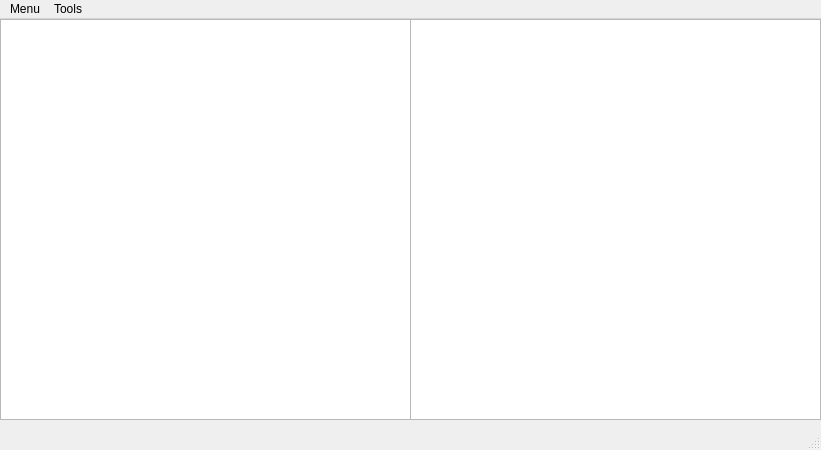
<?xml version="1.0" encoding="UTF-8"?>
<ui version="4.0">
 <class>MainWindow</class>
 <widget class="QMainWindow" name="MainWindow">
  <property name="geometry">
   <rect>
    <x>0</x>
    <y>0</y>
    <width>821</width>
    <height>450</height>
   </rect>
  </property>
  <property name="windowTitle">
   <string>MainWindow</string>
  </property>
  <widget class="QWidget" name="centralwidget">
   <widget class="QGraphicsView" name="graphicsView">
    <property name="geometry">
     <rect>
      <x>0</x>
      <y>0</y>
      <width>411</width>
      <height>401</height>
     </rect>
    </property>
   </widget>
   <widget class="QGraphicsView" name="graphicsView_2">
    <property name="geometry">
     <rect>
      <x>410</x>
      <y>0</y>
      <width>411</width>
      <height>401</height>
     </rect>
    </property>
   </widget>
  </widget>
  <widget class="QMenuBar" name="menubar">
   <property name="geometry">
    <rect>
     <x>0</x>
     <y>0</y>
     <width>821</width>
     <height>28</height>
    </rect>
   </property>
   <widget class="QMenu" name="menuMenu">
    <property name="title">
     <string>Menu</string>
    </property>
    <addaction name="actionLoad"/>
   </widget>
   <widget class="QMenu" name="menuTools">
    <property name="title">
     <string>Tools</string>
    </property>
    <widget class="QMenu" name="menuKuantisasi">
     <property name="title">
      <string>Kuantisasi</string>
     </property>
     <addaction name="actionKuantisasi_8"/>
     <addaction name="actionKuantisasi_16"/>
     <addaction name="actionKuantisasi_32"/>
     <addaction name="actionKuantisasi_64"/>
    </widget>
    <widget class="QMenu" name="menuThreshold">
     <property name="title">
      <string>Threshold</string>
     </property>
     <addaction name="actionHitam_Putih_2"/>
     <addaction name="actionNilai_100"/>
     <addaction name="actionNilai_200"/>
    </widget>
    <addaction name="actionGrayscale"/>
    <addaction name="menuKuantisasi"/>
    <addaction name="menuThreshold"/>
   </widget>
   <addaction name="menuMenu"/>
   <addaction name="menuTools"/>
  </widget>
  <widget class="QStatusBar" name="statusbar"/>
  <action name="actionLoad">
   <property name="text">
    <string>Load</string>
   </property>
  </action>
  <action name="actionHitam_Putih">
   <property name="text">
    <string>Hitam Putih</string>
   </property>
  </action>
  <action name="actionGrayscale">
   <property name="text">
    <string>Grayscale</string>
   </property>
  </action>
  <action name="actionKuantisasi_8">
   <property name="text">
    <string>Kuantisasi 8</string>
   </property>
  </action>
  <action name="actionKuantisasi_16">
   <property name="text">
    <string>Kuantisasi 16</string>
   </property>
  </action>
  <action name="actionKuantisasi_32">
   <property name="text">
    <string>Kuantisasi 32</string>
   </property>
  </action>
  <action name="actionKuantisasi_64">
   <property name="text">
    <string>Kuantisasi 64</string>
   </property>
  </action>
  <action name="actionHitam_Putih_2">
   <property name="text">
    <string>Hitam Putih</string>
   </property>
  </action>
  <action name="actionNilai_100">
   <property name="text">
    <string>Nilai 100</string>
   </property>
  </action>
  <action name="actionNilai_200">
   <property name="text">
    <string>Nilai 200</string>
   </property>
  </action>
 </widget>
 <resources/>
 <connections/>
</ui>
